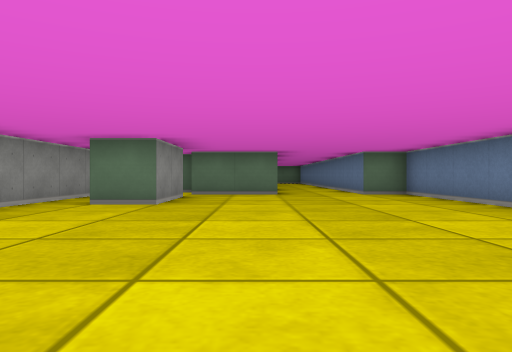
view 1 (above)

16 first-person views from a walk through a cub3D ray-caster map. The camera is about half as high as the walls, looks level and sees 70° across. The floor is counted in squares. Each view is taken from the middle of a square. On the plan, view 1 faces up. The plan holds only what a view shows up to about 9 squares ahead; the rest is blank.

view 2
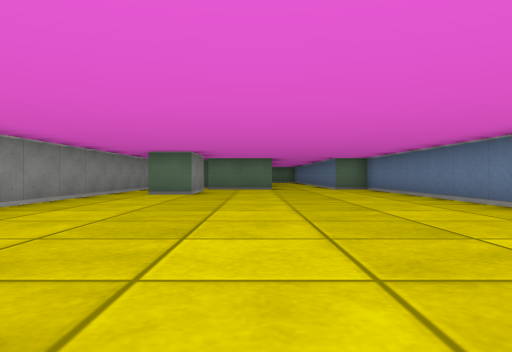

view 3
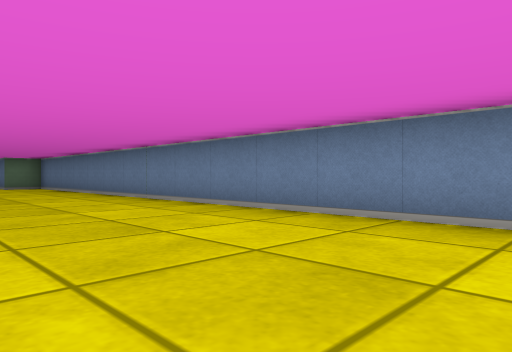

view 4
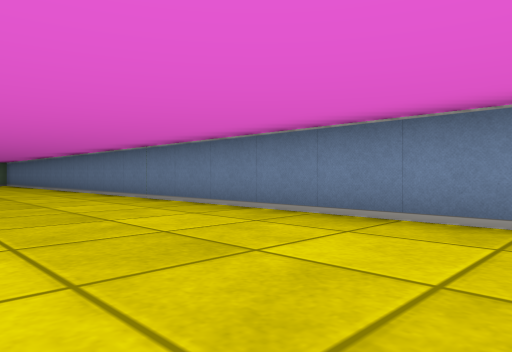

view 5
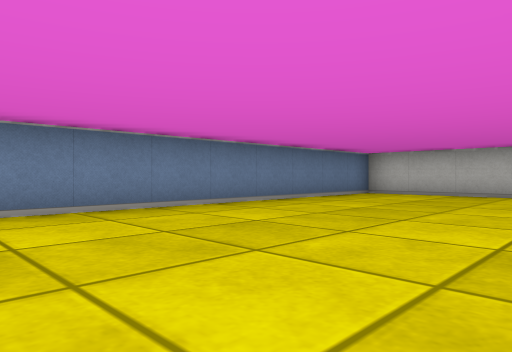

view 6
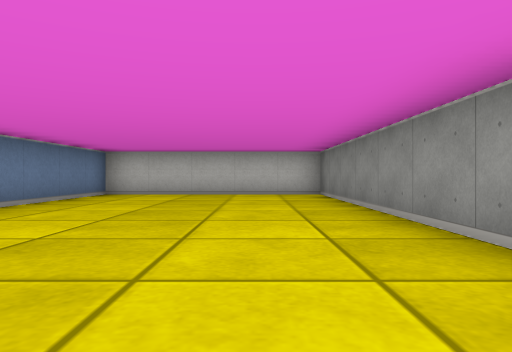

view 7
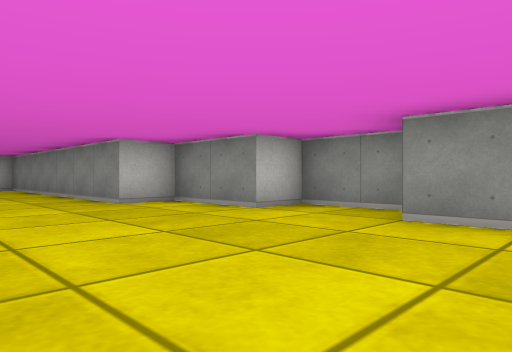

view 8
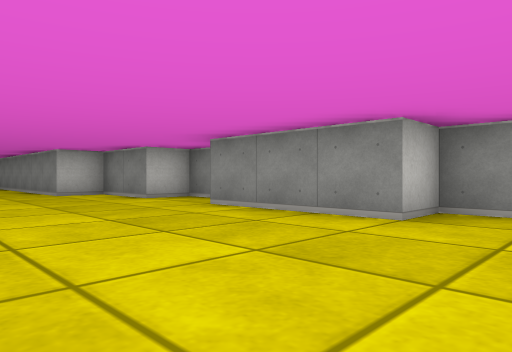

view 9
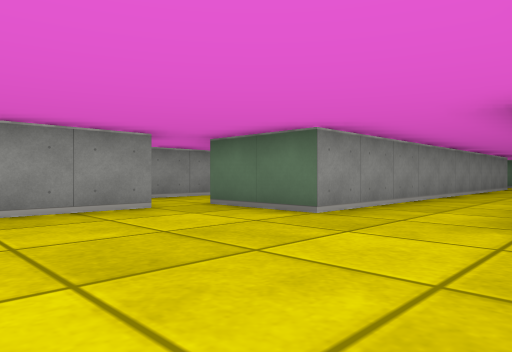

view 10
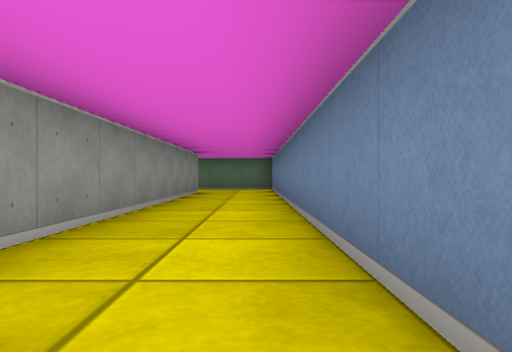

view 11
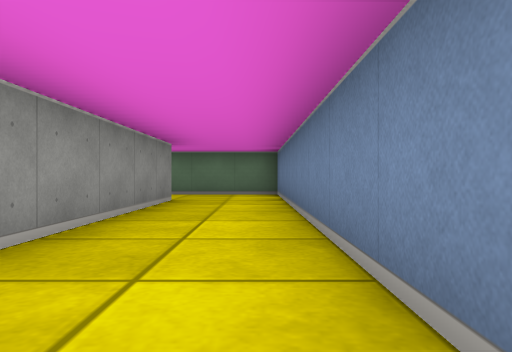

view 12
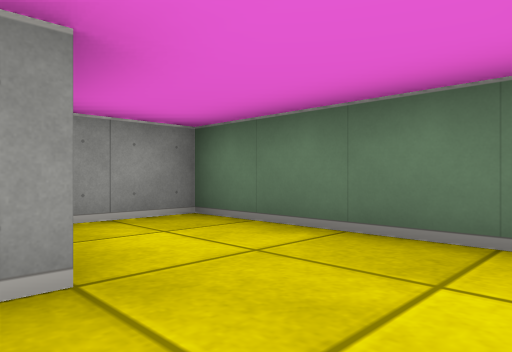

view 13
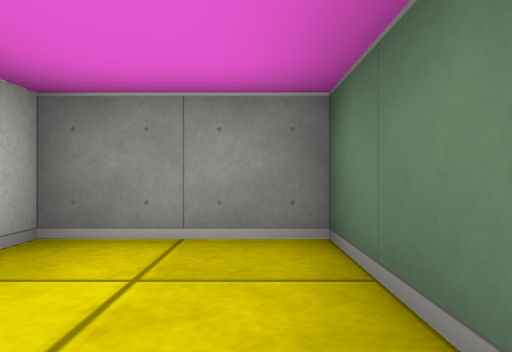

view 14
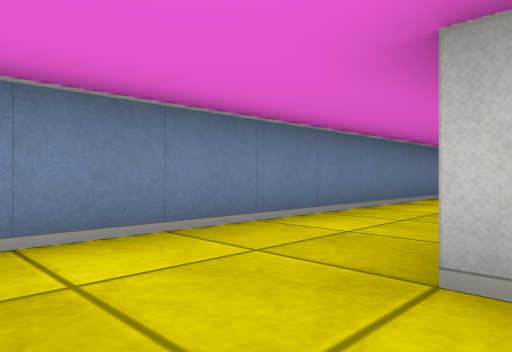

view 15
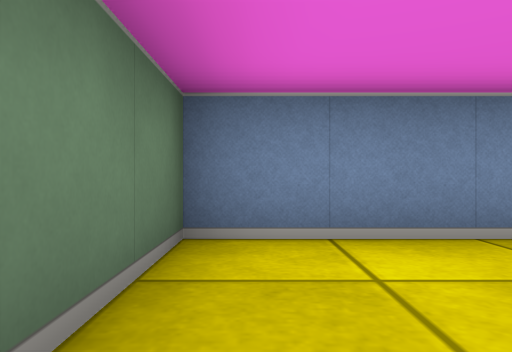

view 16
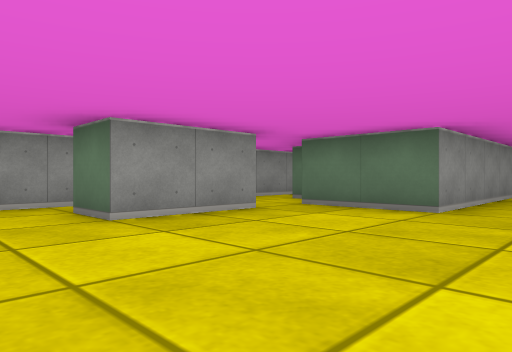

### Floor plan
Points are (right, up) in squares from view 1. A wall is a line through its corners. A room is listed if a view was taken in it or the views show most of it. See-through windows are left out.
Room 1 (views 1, 2, 3, 4, 5, 6, 7, 8, 9, 10, 11, 12, 13, 14, 15, 16)
walls: (-3.5, 0.2) (-3.5, -0.5) (-2.5, -0.5) (-2.5, -3.5); (-3.5, -3.9) (-3.5, -5.5) (-2.5, -5.5) (-2.5, -7.5) (-1.5, -7.5) (-1.5, -14.5) (3.5, -14.5) (3.5, 8.5) (2.5, 8.5) (2.5, 20.5) (-1.5, 20.5) (-1.5, 18.5) (0.5, 18.5) (0.5, 8.5) (-1.5, 8.5); (-3.5, 5.4) (-3.5, 2); (-1.5, 7.5) (-1.5, 5.5) (-2.5, 5.5)
ways out: opening at (-3, 6.5); opening at (-2, 8)

Where each view was taken, in squares from view 1:
view 1: 0 up, 0 right, facing up
view 2: 3 down, 0 right, facing up
view 3: 5 down, 0 right, facing up-right
view 4: 10 down, 0 right, facing up-right
view 5: 6 down, 1 left, facing down-right
view 6: 6 down, 0 right, facing down
view 7: 2 down, 1 right, facing down-left
view 8: 1 up, 1 right, facing down-left
view 9: 5 up, 3 right, facing up-left
view 10: 9 up, 2 right, facing up
view 11: 12 up, 2 right, facing up
view 12: 18 up, 2 right, facing up-left
view 13: 20 up, 1 right, facing left
view 14: 20 up, 0 right, facing down-right
view 15: 20 up, 0 right, facing right
view 16: 4 up, 2 right, facing up-left
